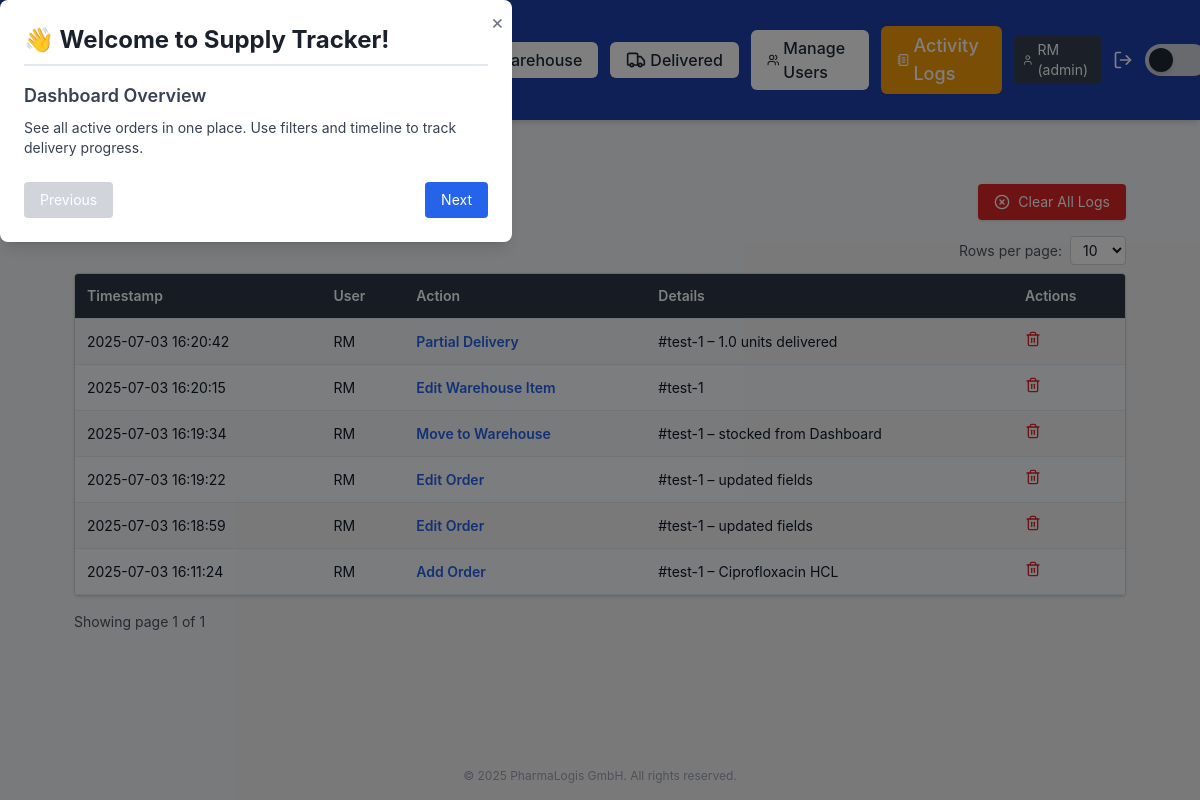
Page /activity_logs (signed in) on the earlier database version.
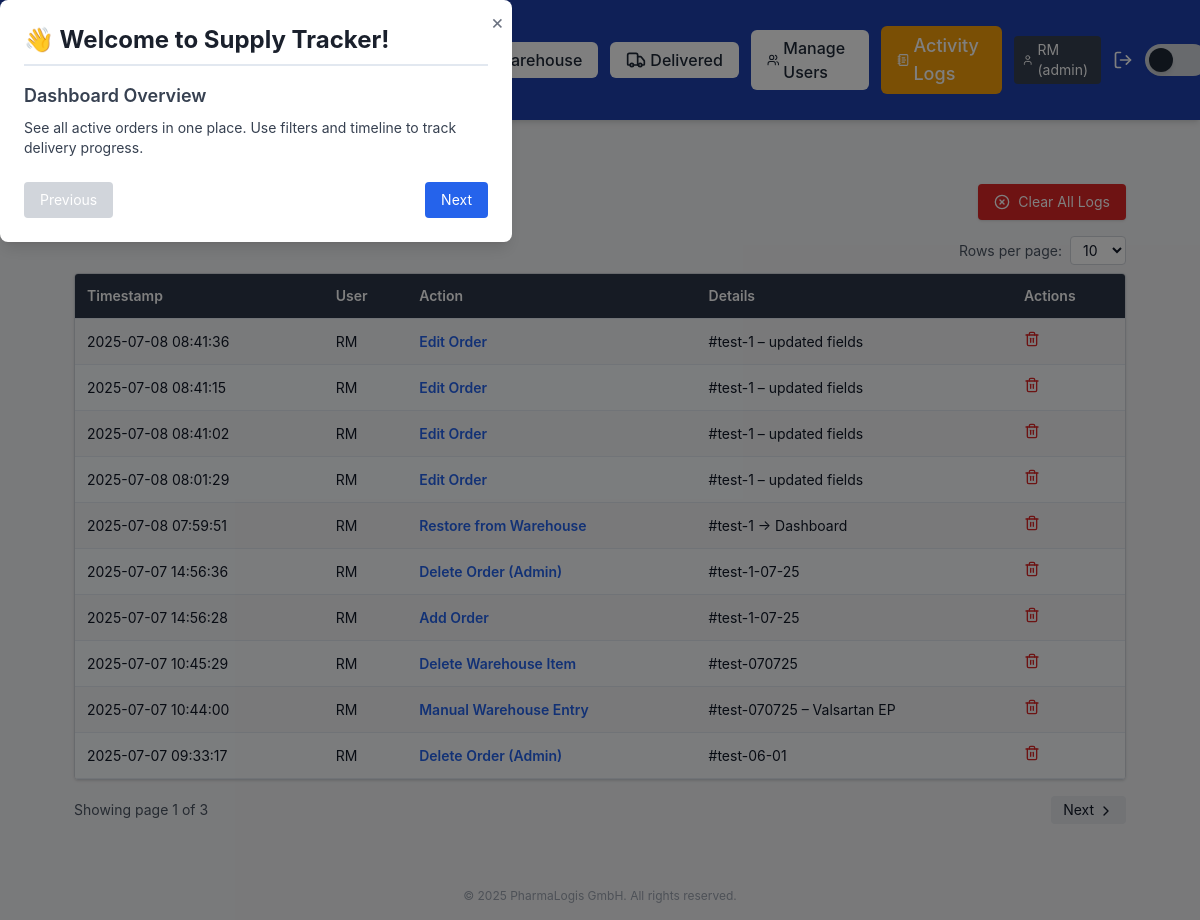
Same page on the later database version.
### app/models.py (models this page shows, shortened)
class User(db.Model):
    id = db.Column(db.Integer, primary_key=True)
    username = db.Column(db.String(100), unique=True, nullable=False)
    password_hash = db.Column(db.String(128))
    role = db.Column(db.String(50), default='user')

class ActivityLog(db.Model):
    id = db.Column(db.Integer, primary_key=True)
    user_id = db.Column(db.Integer, db.ForeignKey('user.id'))
    action = db.Column(db.String(100))
    details = db.Column(db.Text)
    timestamp = db.Column(db.DateTime, default=datetime.utcnow)
    user = db.relationship('User')

### app/routes/activity_routes.py (the view)
@activity_bp.route('/activity_logs')
@login_required
@role_required('admin')
def activity_logs():
    page = request.args.get('page', 1, type=int)
    per_page = request.args.get('per_page', 10, type=int)
    pagination = ActivityLog.query.order_by(ActivityLog.timestamp.desc()).paginate(page=page, per_page=per_page)
    logs = pagination.items
    return render_template("activity_logs.html", logs=logs, pagination=pagination, per_page=per_page)

### app/roles.py (called while the page is built)
def role_required(required_role):
    def decorator(f):
        @wraps(f)
        def wrapped(*args, **kwargs):
            if str(current_user.role).lower() != required_role.lower():
                flash("You do not have access to this page.", "danger")
                return redirect(url_for('dashboard.dashboard'))
            return f(*args, **kwargs)
        return wrapped
    return decorator

### app/routes/__init__.py (called while the page is built)
def inject_globals():
    return dict(current_user=current_user, current_path=request.path)

### app/templates/activity_logs.html (shortened to what this page needs)
{% extends "base.html" %}
{% block body %}
<div class="p-6">
  <div class="flex items-center justify-between mb-4">
    <h1 class="text-2xl font-bold flex items-center gap-2">
    </h1>
    <form method="POST" action="{{ url_for('activity.clear_logs') }}" onsubmit="return confirm('Clear ALL logs?')">
      <button type="submit"
              class="flex items-center gap-2 bg-red-600 hover:bg-red-700 text-white px-4 py-2 rounded shadow text-sm">
        <i data-lucide="x-circle" class="w-4 h-4"></i>
        Clear All Logs
      </button>
    </form>
  </div>
  <div class="flex justify-end mb-2">
    <form method="get" class="flex items-center gap-2">
      <label for="per_page" class="text-sm text-gray-600 dark:text-gray-300">Rows per page:</label>
      <select name="per_page" id="per_page" onchange="this.form.submit()"
              class="px-2 py-1 rounded border border-gray-300 dark:border-gray-600 bg-white dark:bg-gray-800 text-sm">
        <option value="10" {% if per_page == 10 %}selected{% endif %}>10</option>
      </select>
    </form>
  </div>
  {% if logs %}
  <div class="overflow-x-auto rounded shadow border border-gray-300 dark:border-gray-700">
    <table class="min-w-full text-sm">
      <thead class="bg-gray-100 dark:bg-gray-800 text-gray-800 dark:text-gray-200">
        <tr>
          <th class="p-3 text-left">Timestamp</th>
          <th class="p-3 text-left">User</th>
          <th class="p-3 text-left">Action</th>
          <th class="p-3 text-left">Details</th>
          <th class="p-3 text-left">Actions</th>
        </tr>
      </thead>
      <tbody class="text-gray-900 dark:text-gray-100">
        {% for log in logs %}
        <tr class="border-t border-gray-200 dark:border-gray-700 hover:bg-gray-50 dark:bg-gray-800 dark:hover:bg-gray-700">
          <td class="p-3">{{ log.timestamp.strftime('%Y-%m-%d %H:%M:%S') }}</td>
          <td class="p-3">{{ log.user.username if log.user else 'System' }}</td>
          <td class="p-3 font-semibold text-blue-600">{{ log.action }}</td>
          <td class="p-3">{{ log.details }}</td>
          <td class="p-3">
            <form method="POST" action="{{ url_for('activity.delete_log', log_id=log.id) }}"
                  onsubmit="return confirm('Delete this log entry?')">
              <button type="submit" title="Delete entry" class="text-red-600 hover:text-red-800">
                <i data-lucide="trash-2" class="w-4 h-4"></i>
              </button>
            </form>
          </td>
        </tr>
        {% endfor %}
      </tbody>
    </table>
  </div>
  <div class="mt-4 flex justify-between items-center">
    <div class="text-sm text-gray-600 dark:text-gray-300">
      Showing page {{ pagination.page }} of {{ pagination.pages }}
    </div>
    <div class="flex gap-2">
      {% if pagination.has_next %}
      <a href="{{ url_for('activity.activity_logs', page=pagination.next_num, per_page=per_page) }}"
         class="px-3 py-1 bg-gray-200 dark:bg-gray-700 rounded hover:bg-gray-300 text-sm">
         Next <i data-lucide="chevron-right" class="inline w-4 h-4 align-middle"></i>
      </a>
      {% endif %}
    </div>
  </div>
  {% else %}
    <p class="text-gray-600 dark:text-gray-300">No activity logged yet.</p>
  {% endif %}
</div>
{% endblock %}

### app/templates/base.html (shortened to what this page needs)
<!DOCTYPE html>
<html lang="en" class="bg-gray-100 dark:bg-gray-900 text-black dark:text-white">
<head>
    <link href="{{ url_for('static', filename='css/style.css') }}" rel="stylesheet">
    <script src="https://cdn.tailwindcss.com"></script>
</head>
<body class="flex flex-col h-screen m-0 p-0 bg-gray-100 dark:bg-gray-900 text-gray-900 dark:text-gray-100">
    {% include "_navbar.html" %}
    <div class="max-w-6xl mx-auto px-4 py-2">
    </div>
    <main class="flex-grow w-full px-[50px] py-6">
        {% block body %}{% endblock %}
    </main>
    <footer class="text-center text-xs py-4 text-gray-400">
        &copy; {{ current_year | default(2025) }} PharmaLogis GmbH. All rights reserved.
    </footer>
</body>
</html>

### app/templates/_navbar.html (shortened to what this page needs)
<header
  class="sticky top-0 z-50 flex justify-between items-center px-4 sm:px-6 py-2 sm:py-3 bg-blue-800 text-white shadow-md">
  <div class="flex items-center space-x-3">
    <h1 class="text-base sm:text-2xl font-semibold">Supply Tracker Dashboard</h1>
    <a href="{{ url_for('onboarding.show_onboarding') }}"
      class="ml-4 px-3 py-1.5 bg-blue-600 text-white text-sm rounded hover:bg-blue-700 transition flex items-center gap-1">
    </a>
  </div>
  <div class="flex items-center space-x-2 sm:space-x-3">
    <a href="{{ url_for('dashboard.dashboard') }}" class="px-4 py-1.5 rounded-md font-medium transition-all duration-200 flex items-center gap-1
       {{ 'bg-yellow-500 text-white text-lg font-bold' if current_path.startswith(url_for('dashboard.dashboard')) else 'bg-white text-gray-800 dark:bg-gray-700 dark:text-white' }}
       hover:bg-opacity-80 hover:shadow-md">
    </a>
    <a href="{{ url_for('warehouse.warehouse') }}" class="px-4 py-1.5 rounded-md font-medium transition-all duration-200 flex items-center gap-1
       {{ 'bg-blue-600 text-white text-lg font-bold' if current_path.startswith(url_for('warehouse.warehouse')) else 'bg-white text-gray-800 dark:bg-gray-700 dark:text-white' }}
       hover:bg-opacity-80 hover:shadow-md">
      Warehouse
    </a>
    <a href="{{ url_for('delivered.delivered') }}" class="px-4 py-1.5 rounded-md font-medium transition-all duration-200 flex items-center gap-1
       {{ 'bg-purple-600 text-white text-lg font-bold' if current_path.startswith(url_for('delivered.delivered')) else 'bg-white text-gray-800 dark:bg-gray-700 dark:text-white' }}
       hover:bg-opacity-80 hover:shadow-md">
      <i data-lucide="truck" class="w-5 h-5"></i>
      Delivered
    </a>
    {% if current_user.role == 'admin' %}
    <a href="{{ url_for('admin.user_management') }}" class="px-4 py-1.5 rounded-md font-medium transition-all duration-200 flex items-center gap-1
   {{ 'bg-indigo-600 text-white text-lg font-bold' if current_path.startswith(url_for('admin.user_management')) else 'bg-white text-gray-800 dark:bg-gray-700 dark:text-white' }}
   hover:bg-opacity-80 hover:shadow-md">
      <i data-lucide="users" class="w-5 h-5"></i>
      Manage Users
    </a>
    {% endif %}
    <a href="{{ url_for('activity.activity_logs') }}" class="px-4 py-1.5 rounded-md font-medium transition-all duration-200 flex items-center gap-1
   {{ 'bg-amber-500 text-white text-lg font-bold' if current_path.startswith(url_for('activity.activity_logs')) else 'bg-white text-gray-800 dark:bg-gray-700 dark:text-white' }}
   hover:bg-opacity-80 hover:shadow-md">
      <i data-lucide="notebook-text" class="w-5 h-5"></i>
      Activity Logs
    </a>
    <span class="ml-4 px-2 py-1 rounded bg-gray-700 text-white text-sm flex items-center gap-1">
      <i data-lucide="user" class="w-4 h-4"></i>
      {{ current_user.username }} ({{ current_user.role }})
    </span>
    <a href="{{ url_for('auth.logout') }}" title="Logout" class="text-white hover:text-red-400 ml-1">
      <i data-lucide="log-out" class="w-5 h-5"></i>
    </a>
    <button id="dark-mode-toggle"
      class="relative inline-flex items-center h-5 w-10 sm:h-8 sm:w-16 rounded-full transition-colors duration-300 focus:outline-none flex-shrink-0"
      aria-label="Toggle dark mode">
      <span id="dark-mode-thumb"
        class="absolute left-1 top-1 h-3 w-3 sm:h-6 sm:w-6 rounded-full bg-gray-800 dark:bg-gray-100 transform transition-transform duration-300 shadow-md dark:shadow-white/50 dark:translate-x-5 sm:dark:translate-x-8"></span>
    </button>
  </div>
  <div id="tourModal" class="fixed inset-0 bg-black bg-opacity-50 hidden z-50 items-center justify-center">
    <div class="bg-white dark:bg-gray-800 p-6 rounded-lg max-w-lg w-full shadow-lg relative">
      <button id="closeTourBtn"
        class="absolute top-2 right-2 text-gray-500 hover:text-gray-800 dark:hover:text-white text-xl">&times;</button>
      <h2 class="text-2xl font-bold mb-4">👋 Welcome to Supply Tracker!</h2>
      <div id="tourStepContent" class="text-sm text-gray-700 dark:text-gray-300 space-y-2"></div>
      <div class="mt-6 flex justify-between">
        <button id="prevStepBtn" class="px-4 py-2 bg-gray-300 dark:bg-gray-700 rounded text-sm"
          disabled>Previous</button>
        <button id="nextStepBtn" class="px-4 py-2 bg-blue-600 text-white rounded text-sm">Next</button>
      </div>
    </div>
  </div>
</header>

### app/static/css/style.css (style rules this page uses)
* { margin: 0; padding: 0; box-sizing: border-box; }
body { font-family: 'Inter', -apple-system, BlinkMacSystemFont, 'Segoe UI', Roboto, sans-serif; background-color: #f5f7fa; color: #333; line-height: 1.6; padding-top: 80px; }
h2 { font-size: 24px; font-weight: 600; color: #1a202c; margin-bottom: 20px; border-bottom: 2px solid #e2e8f0; padding-bottom: 8px; }
table { width: 100%; border-collapse: collapse; font-size: 14px; }
table th, table td { padding: 12px 16px; text-align: left; border-bottom: 1px solid #e2e8f0; }
table th { background-color: #2d3748; color: #fff; font-weight: 600; position: sticky; top: 0; z-index: 20; cursor: pointer; transition: background-color 0.2s ease; }
table tbody tr { transition: background-color 0.2s ease; }
table tbody tr:nth-child(even) { background-color: #f7fafc; }
a, button { transition: all 0.2s ease; }
button { background-color: #3182ce; color: #fff; border: none; padding: 8px 16px; border-radius: 6px; font-weight: 500; cursor: pointer; }
table thead th { z-index: 20; }

Differences in the rows shown:
no longer on this page (row unchanged): ActivityLog: timestamp "2025-07-03 16:20:42", user "RM", action "Partial Delivery", details "#test-1 – 1.0 units delivered"
no longer on this page (row unchanged): ActivityLog: timestamp "2025-07-03 16:20:15", user "RM", action "Edit Warehouse Item", details "#test-1"
no longer on this page (row unchanged): ActivityLog: timestamp "2025-07-03 16:19:34", user "RM", action "Move to Warehouse", details "#test-1 – stocked from Dashboard"
no longer on this page (row unchanged): ActivityLog: timestamp "2025-07-03 16:19:22", user "RM", action "Edit Order", details "#test-1 – updated fields"
no longer on this page (row unchanged): ActivityLog: timestamp "2025-07-03 16:18:59", user "RM", action "Edit Order", details "#test-1 – updated fields"
removed ActivityLog: timestamp "2025-07-03 16:11:24", user "RM", action "Add Order", details "#test-1 – Ciprofloxacin HCL"
added ActivityLog: timestamp "2025-07-08 08:41:36", user "RM", action "Edit Order", details "#test-1 – updated fields"
added ActivityLog: timestamp "2025-07-08 08:41:15", user "RM", action "Edit Order", details "#test-1 – updated fields"
added ActivityLog: timestamp "2025-07-08 08:41:02", user "RM", action "Edit Order", details "#test-1 – updated fields"
added ActivityLog: timestamp "2025-07-08 08:01:29", user "RM", action "Edit Order", details "#test-1 – updated fields"
added ActivityLog: timestamp "2025-07-08 07:59:51", user "RM", action "Restore from Warehouse", details "#test-1 → Dashboard"
added ActivityLog: timestamp "2025-07-07 14:56:36", user "RM", action "Delete Order (Admin)", details "#test-1-07-25"
added ActivityLog: timestamp "2025-07-07 14:56:28", user "RM", action "Add Order", details "#test-1-07-25"
added ActivityLog: timestamp "2025-07-07 10:45:29", user "RM", action "Delete Warehouse Item", details "#test-070725"
added ActivityLog: timestamp "2025-07-07 10:44:00", user "RM", action "Manual Warehouse Entry", details "#test-070725 – Valsartan EP"
added ActivityLog: timestamp "2025-07-07 09:33:17", user "RM", action "Delete Order (Admin)", details "#test-06-01"
Other differences:
{{ pagination.pages }}: "1" → "3"
text now shown: "Next"
